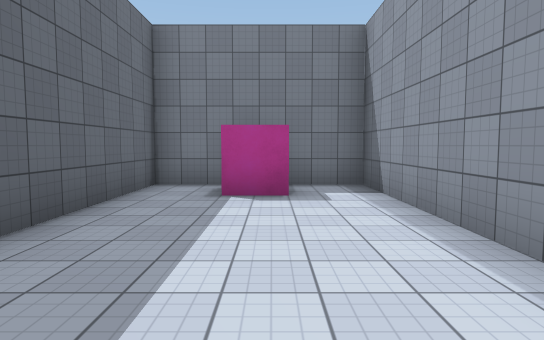
view 1 (above)

24 first-person views from a walk through a scene from a Unity 3-D project. The camera is 1.5 m above the floor, tilts 4° down and sees 75° across. The floor is counted in squares, 2 m on a side. Each view is taken from the middle of a square. On the plan, view 1 faces up. The plan holds only what a view shows up to about 11 squares ahead; the rest is blank. Surface patterns are stand-ins for the level's own textures.

view 2
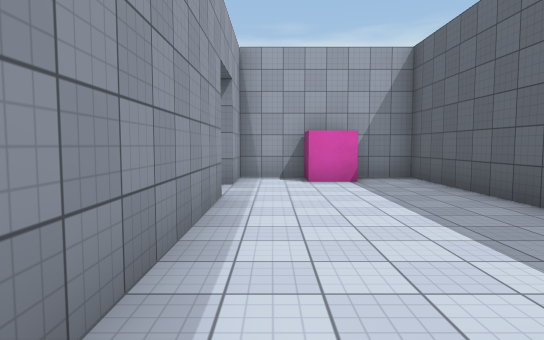

view 3
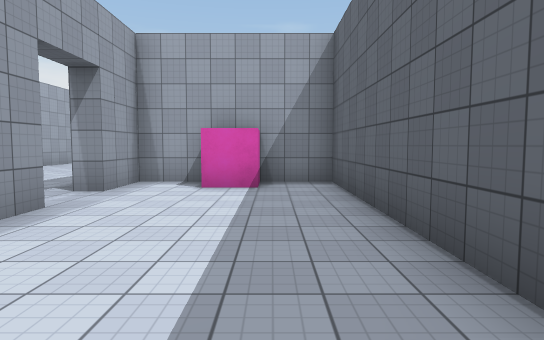

view 4
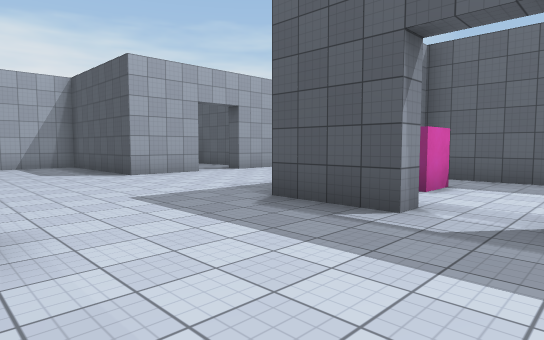

view 5
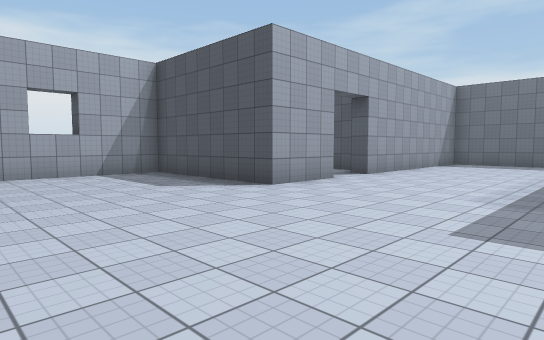

view 6
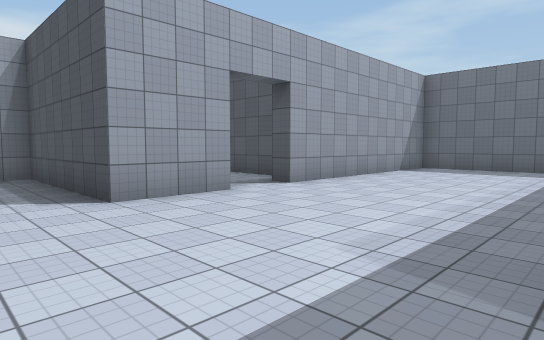

view 7
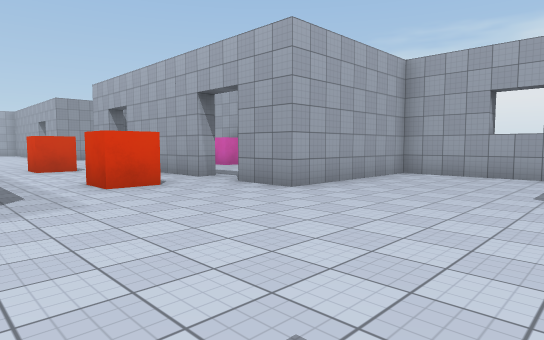

view 8
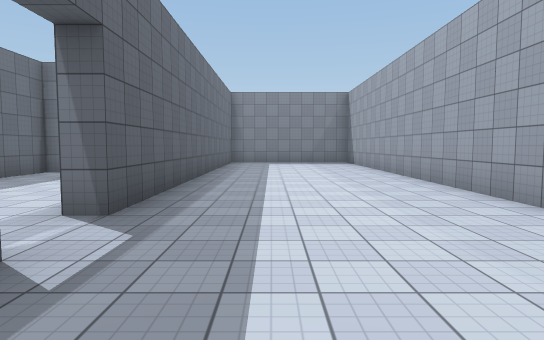

view 9
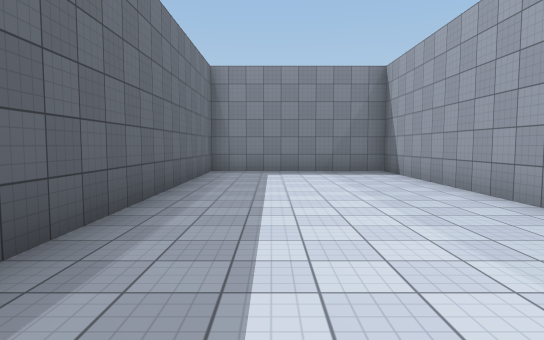

view 10
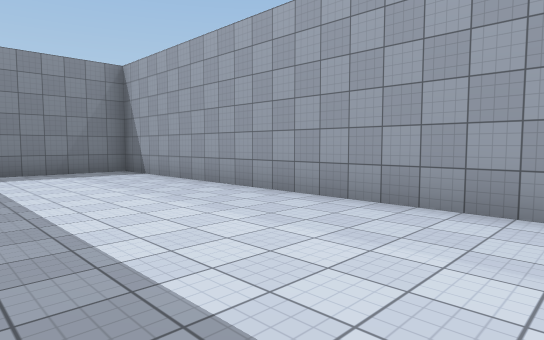

view 11
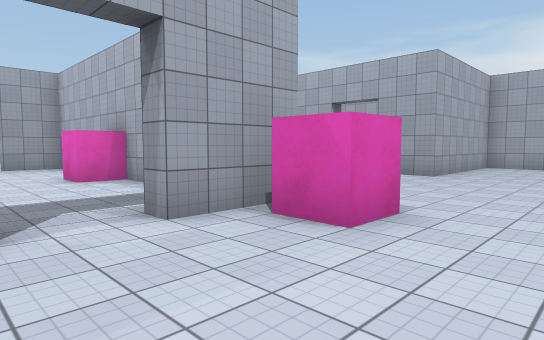

view 12
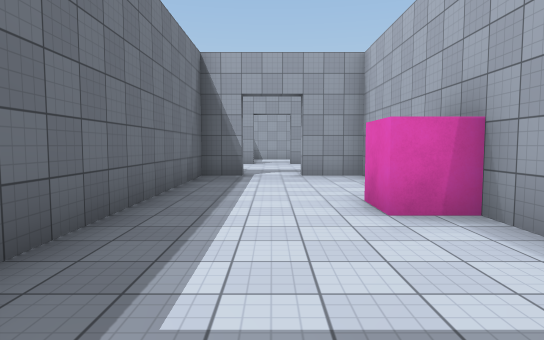

view 13
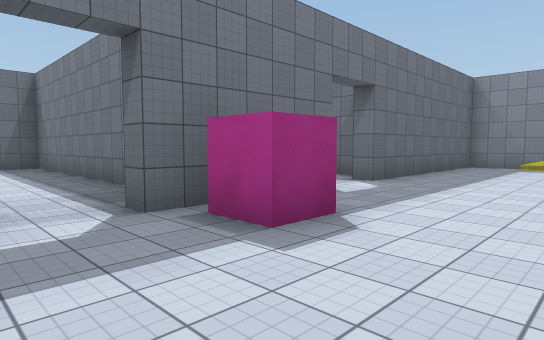

view 14
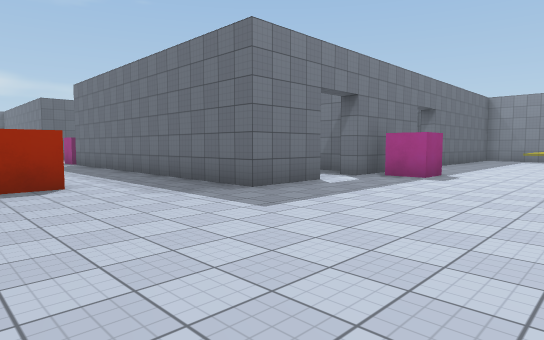

view 15
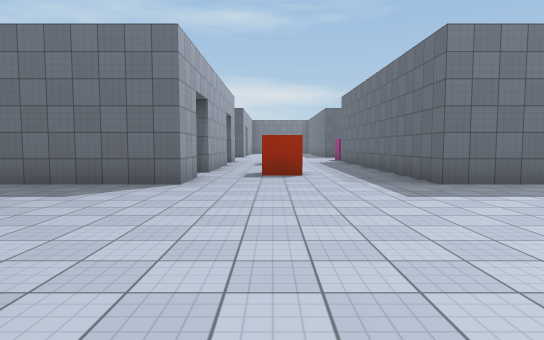

view 16
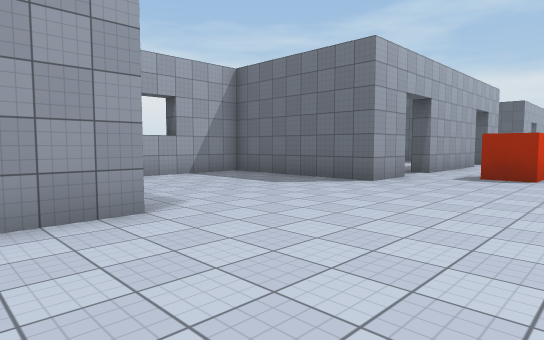

view 17
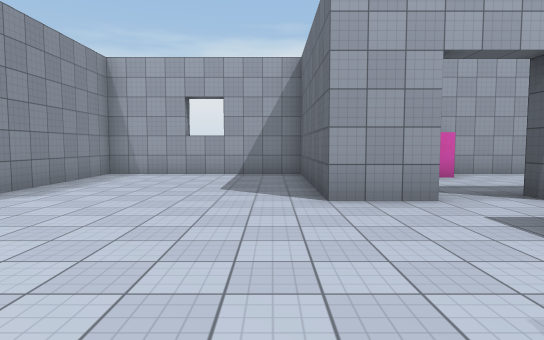

view 18
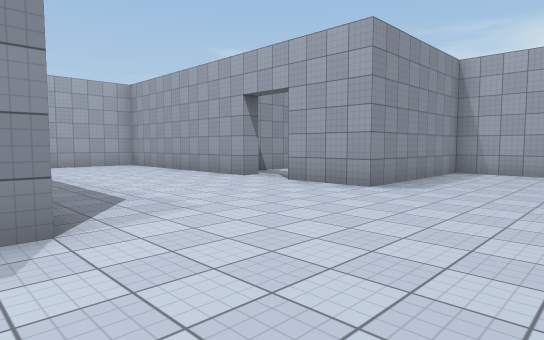

view 19
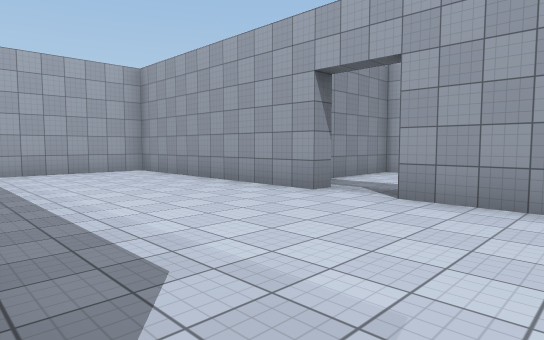

view 20
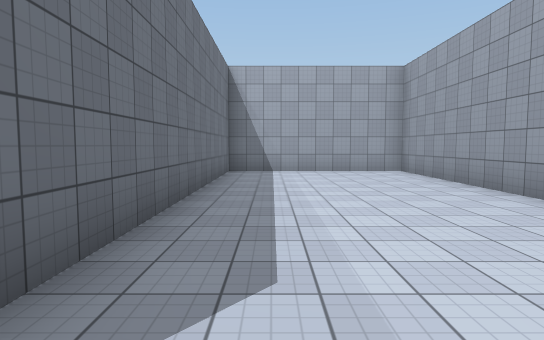

view 21
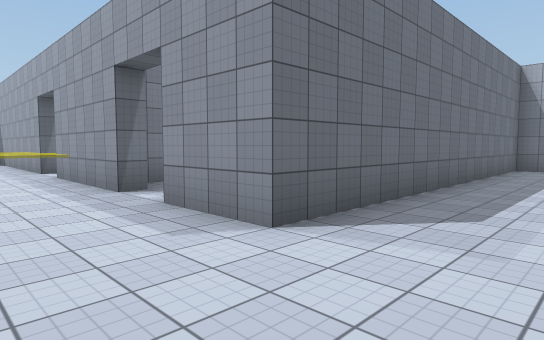

view 22
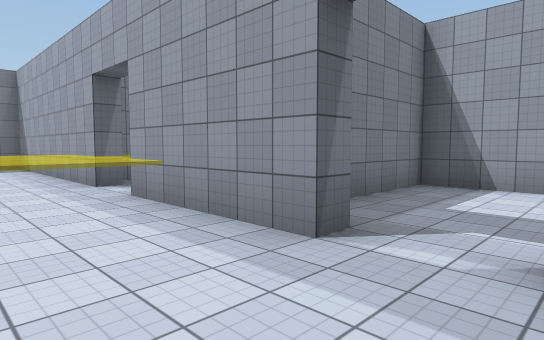

view 23
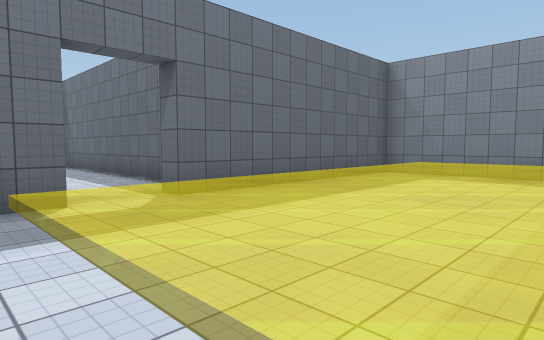

view 24
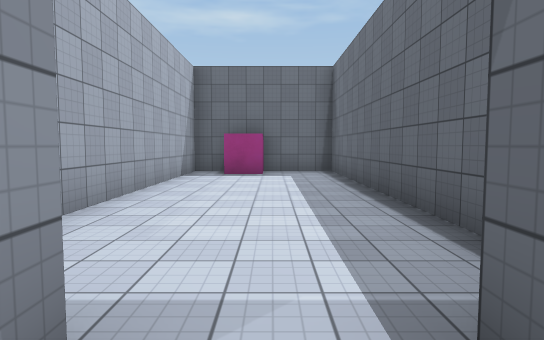

### Floor plan
Points are (right, up) in squares from view 1. A wall is a line through its corners. A room is listed if a view was taken in it or the views show most of it. See-through windows are left out.
Room 1 (views 1, 2, 3)
walls: (1.7, 0.7) (1.7, 6.7) (-2.2, 6.7) (-2.2, -2.3) (-0.8, -2.3); (0.2, 5.2) (-0.8, 5.2); (-0.8, -2) (-0.8, -1.3) (0.2, -1.3) (0.2, -2.3) (1.7, -2.3) (1.7, -0.8)
ways out: opening at (2, 0) to room 2
Room 2 (views 4, 5, 6, 7, 8, 9, 10, 11, 12, 13, 14, 15, 16, 17, 18, 19, 20, 21, 22, 23, 24)
walls: (15.6, -7.8) (17.3, -7.8) (17.3, -12.2) (22.3, -12.2) (22.3, -7.8) (24.2, -7.8); (10.2, -7.8) (14.2, -7.8); (16.7, -0.8) (17.3, -0.8) (17.3, -2.8) (10.6, -2.8); (7.3, -2.2) (7.3, -0.8) (7.8, -0.8); (5.7, -2.9) (5.7, -1.8) (6.8, -1.8); (7.3, 1.1) (7.3, 12.3) (2.3, 12.3) (2.3, 0.7) (1.7, 0.7); (18.8, 2.4) (18.8, 1.3) (17.8, 1.3); (17.3, 4.4) (17.3, 0.7) (16.7, 0.7); (22.9, 0.7) (22.3, 0.7) (22.3, 4.2); (1.7, -0.8) (2.3, -0.8) (2.3, -2.8); (25.7, -7.8) (32.2, -7.8) (32.2, -2.8) (22.3, -2.8) (22.3, -0.8); (0.1, -7.8) (2.3, -7.8) (2.3, -12.2) (7.3, -12.2) (7.3, -7.8) (8.8, -7.8); (22.9, 5.8) (22.3, 5.8) (22.3, 12.3) (17.3, 12.3) (17.3, 5.8) (16.8, 5.8); (-6.9, -7.8) (-1.3, -7.8); (-7.8, -4.5) (-7.8, -6.9)
ways out: opening at (2, 0) to room 1; opening at (17, 5) to room 3; opening at (8, 0) to room 4; opening at (17, 0) to room 4; opening at (23, 0) to room 5; opening at (-0.5, -8); opening at (9.5, -8); opening at (15, -8); opening at (25, -8)
objects: cube (10, -6); cube (15, -6)
Room 3 (no view inside)
walls: (8.8, 4.9) (8.8, 3.8); (7.7, 3.6) (7.7, 2.8) (14.4, 2.8); (16.2, 6.7) (7.7, 6.7) (7.7, 4.8)
ways out: opening at (17, 5) to room 2
Room 4 (no view inside)
walls: (10.9, -2.3) (11.7, -2.3) (11.7, -1.3) (12.8, -1.3); (16.7, 0.7) (16.7, 1.7) (8.1, 1.7); (16.7, -2.2) (16.7, -0.8); (7.7, 1.4) (7.7, 0.8)
ways out: opening at (8, 0) to room 2; opening at (17, 0) to room 2
Room 5 (no view inside)
walls: (26.8, -0.1) (26.8, 1.7) (23.1, 1.7)
ways out: opening at (23, 0) to room 2

Where each view was taken, in squares from view 1:
view 1: 0 up, 0 right, facing up
view 2: 6 up, 1 right, facing down
view 3: 5 up, 1 left, facing down
view 4: 1 up, 6 right, facing down-left
view 5: 3 down, 7 right, facing down-left
view 6: 3 down, 4 right, facing down-left
view 7: 3 down, 3 right, facing down-right
view 8: 3 down, 4 right, facing up
view 9: 2 up, 4 right, facing up
view 10: 2 up, 3 right, facing up-right
view 11: 1 up, 4 right, facing down-right
view 12: 0 up, 8 right, facing right
view 13: 1 down, 21 right, facing up-left
view 14: 7 down, 22 right, facing up-left
view 15: 6 down, 24 right, facing left
view 16: 4 down, 24 right, facing down-left
view 17: 3 down, 18 right, facing down
view 18: 2 down, 19 right, facing down-right
view 19: 3 down, 22 right, facing down-right
view 20: 4 down, 22 right, facing right
view 21: 5 down, 20 right, facing up-right
view 22: 1 down, 20 right, facing up-right
view 23: 3 up, 22 right, facing up-left
view 24: 5 up, 18 right, facing left
